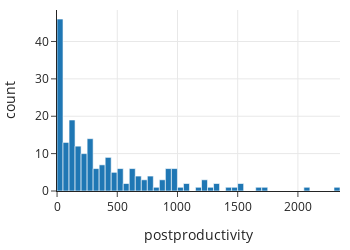

This figure's notebook cell:
### Markdown cell above
The data frame has 200 rows, one for each contributor. The feature `experiment` is either 0 or 1, depending on whether the contributor was in the control or treatment group, respectively; and `postproductivity` is a count of the edits made by the contributor in the 90 days after the barnstars were awarded. The gap between the quartiles (lower, middle, and upper) suggest the distribution of productivity is skewed. We make a histogram to confirm.

### Code cell
px.histogram(wiki, x='postproductivity', nbins=50,
             width=350, height=250)

### Figure 1 — Plotly figure (JSON) as saved in the notebook; plotly's stock layout.template omitted (floating-point values rounded to 4 significant figures; data arrays with more than 128 entries replaced by an {"elided": "..."} marker saying what was removed)
{"data": [{"alignmentgroup": "True", "bingroup": "x", "hovertemplate": "postproductivity=%{x}<br>count=%{y}<extra></extra>", "legendgroup": "", "marker": {"color": "#1F77B4", "pattern": {"shape": ""}}, "name": "", "nbinsx": 50, "offsetgroup": "", "orientation": "v", "showlegend": false, "type": "histogram", "x": {"elided": "200 int values"}, "xaxis": "x", "yaxis": "y"}], "layout": {"barmode": "relative", "height": 250, "legend": {"tracegroupgap": 0}, "width": 350, "xaxis": {"anchor": "y", "autorange": true, "domain": [0, 1], "range": [-0.5, 2350.0], "title": {"text": "postproductivity"}, "type": "linear"}, "yaxis": {"anchor": "x", "autorange": true, "domain": [0, 1], "range": [0, 48.42], "title": {"text": "count"}}}}
